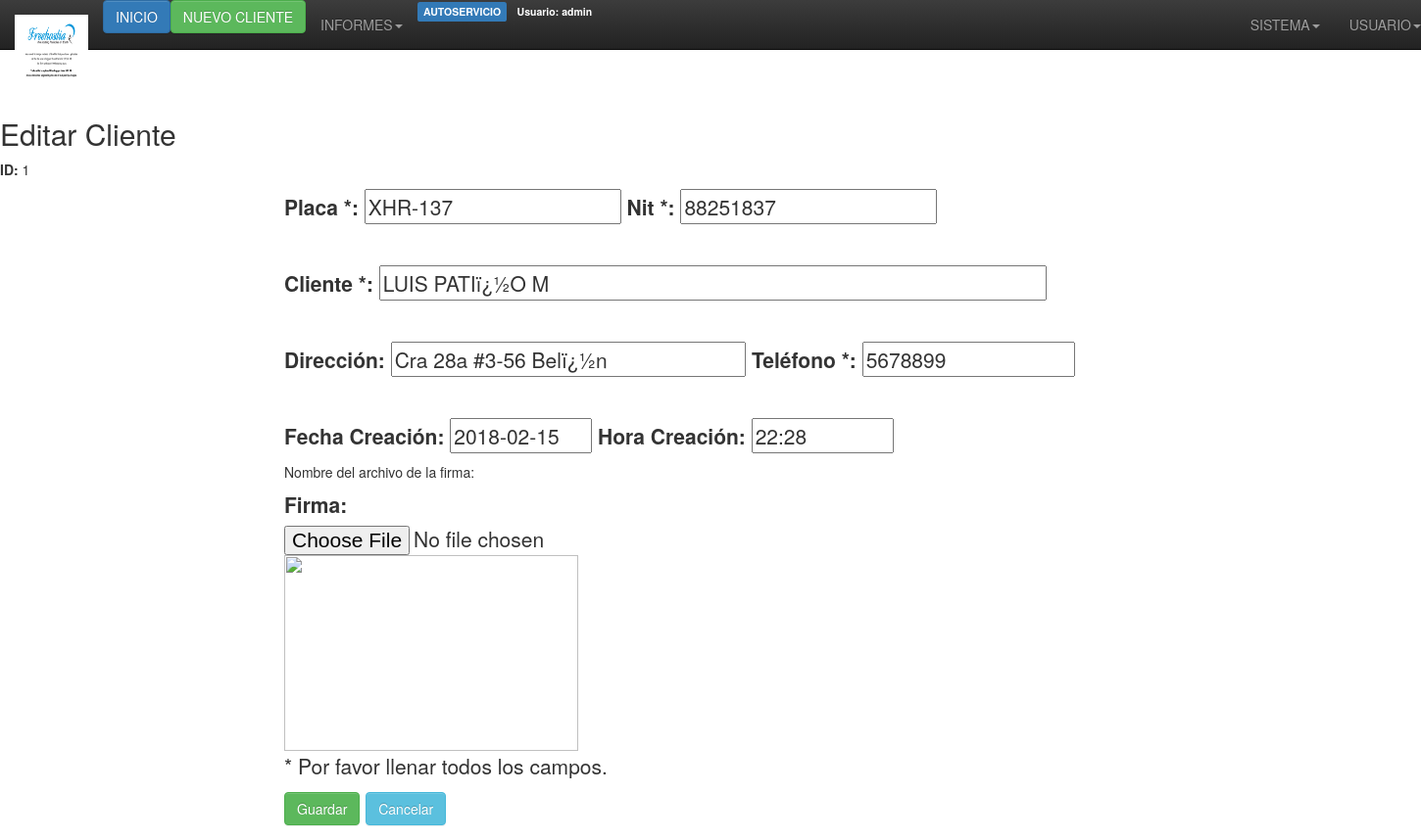
Page /servicios/edit.php?id=1 (signed in) on the committed database.
### tables this page shows
CREATE TABLE `servicios` (
  `id` int(3) NOT NULL AUTO_INCREMENT,
  `placa` varchar(12) NOT NULL,
  `cliente` varchar(50) NOT NULL,
  `nit` varchar(15) NOT NULL,
  `fecha_recibo` varchar(15) NOT NULL,
  `direccion` varchar(50) NOT NULL,
  `telefono` varchar(50) NOT NULL,
  `hora_recibo` varchar(15) NOT NULL,
  PRIMARY KEY (`id`)
);

### servicios/edit.php (the view, shortened to what this page needs)
<!DOCTYPE html>
<html lang="es">
<head>
<link rel="stylesheet" href="css/bootstrap.min.css">
<link rel="stylesheet" href="css/bootstrap-theme.min.css">
</head>
<body>
<?php include("../encabezado.php"); ?>
<p><br /><br /></p>
<?php
function renderForm($id, $placa, $cliente, $nit, $fecha_recibo, $direccion, $telefono, $hora_recibo, $foto, $error)
{
?>
<h2>Editar Cliente</h2>
<form action="" method="post" enctype="multipart/form-data">
<div>
<p><strong>ID:</strong> <?php echo $id; ?></p>
<div class="form-group" style="position:relative;left:20%;font-size:1.5em;">
  <label for="usr">Placa *:</label>
   <input type="text" class="" name="placa" value="<?php echo $placa; ?>">
  <label for="usr">Nit *:</label>
   <input type="text" class="" name="nit" value="<?php echo $nit; ?>">
   <p><br /></p>
   <label for="">Cliente *:</label>
   <input type="text" style="width:47%;" name="cliente" value="<?php echo $cliente; ?>">
   <p><br /></p>
  <label for="usr">Dirección:</label>
   <input type="text" style="width:25%;" name="direccion" value="<?php echo $direccion; ?>">
  <label for="usr">Teléfono *:</label>
   <input type="text" style="width:15%;" name="telefono" value="<?php echo $telefono; ?>">
   <p><br /></p>
  <label for="usr">Fecha Creación:</label>
   <input type="text" style="width:10%;" name="fecha_recibo" value="<?php echo $fecha_recibo; ?>" readonly>
  <label for="usr">Hora Creación:</label>
   <input type="text" style="width:10%;" name="hora_recibo" value="<?php echo $hora_recibo; ?>" readonly>
   <br />
  <h5>Nombre del archivo de la firma: <?php echo "$foto" ?></h5>
  <label for="usr">Firma:</label>
   <input type="file" name="foto" value="<?php echo $foto; ?>" readonly>
   <img src="uploads/<?php echo "$foto" ?>" style="width:300px;height:200px;">
   <p>* Por favor llenar todos los campos.</p>
  <input type="submit" name="submit" value="Guardar" class="btn btn-success">
  <a class="btn btn-info" href="javascript:history.back()">Cancelar</a>
</div>
</div>
</form>
<?php
}
if (isset($_POST['submit']))
{
if (is_numeric($_POST['id']))
{
$id = $_POST['id'];
$placa = $_POST['placa'];
$cliente = $_POST['cliente'];
$nit = $_POST['nit'];
$fecha_recibo = $_POST['fecha_recibo'];
$direccion = $_POST['direccion'];
$telefono = $_POST['telefono'];
$hora_recibo = $_POST['hora_recibo'];
$foto = $_POST['foto'];
if ($placa == '')
{
$error = '<div class="alert alert-danger">
  <strong>¡Error!</strong> ¡Llene todos los campos.
</div>';
renderForm($id, $placa, $cliente, $nit, $fecha_recibo, $direccion, $telefono, $hora_recibo, $foto, $error);
}
else
{
$allowed = array('png', 'jpg', 'gif','zip');
if(isset($_FILES['foto']) && $_FILES['foto']['error'] == 0){
  $extension = pathinfo($_FILES['foto']['name'], PATHINFO_EXTENSION);
  if(!in_array(strtolower($extension), $allowed)){
    echo '{"status":"error"}';
    exit;
  }
  $nombre_foto = $_FILES['foto']['name'];
  if(move_uploaded_file($_FILES['foto']['tmp_name'], 'uploads/'.$nombre_foto)){
  echo '{"status":"success"}';
mysql_query("UPDATE servicios SET placa='$placa', cliente='$cliente', nit='$nit', fecha_recibo='$fecha_recibo' , direccion='$direccion' , telefono='$telefono' , hora_recibo='$hora_recibo' , foto='$nombre_foto' WHERE id='$id'")
or die(mysql_error());
 header("Location: view-paginated.php");
    exit;
    }
}
echo '{"status":"error"}';
exit;
}
}
else
{
echo '<div class="alert alert-danger">
  <strong>¡Error!</strong> ¡Algo salió mal!
</div>';
}
}
else
{
if (isset($_GET['id']) && is_numeric($_GET['id']) && $_GET['id'] > 0)
{
$id = $_GET['id'];
$result = mysql_query("SELECT * FROM servicios WHERE id=$id")
or die(mysql_error());
$row = mysql_fetch_array($result);
if($row)
{
$placa = $row['placa'];
$cliente = $row['cliente'];
$nit = $row['nit'];
$fecha_recibo = $row['fecha_recibo'];
$direccion = $row['direccion'];
$telefono = $row['telefono'];
$hora_recibo = $row['hora_recibo'];
$foto = $row['foto'];
renderForm($id, $placa, $cliente, $nit, $fecha_recibo, $direccion, $telefono, $hora_recibo, $foto, '');
}
else
{
echo '<div class="alert alert-danger">
  <strong>¡Error!</strong> ¡No hay resultados!
</div>';
}
}
else
{
echo '<div class="alert alert-danger">
  <strong>¡Error!</strong> ¡Algo salió mal!
</div>';
}
}
?>
</body>
</html>

### rows in the picture
servicios: placa "XHR-137", nit "88251837", cliente "LUIS PATIï¿½O M", direccion "Cra 28a #3-56 Belï¿½n", telefono "5678899", fecha_recibo "2018-02-15", hora_recibo "22:28"

### other values in the picture
$_SESSION["usuarioactual"] "admin"
$id "1"
